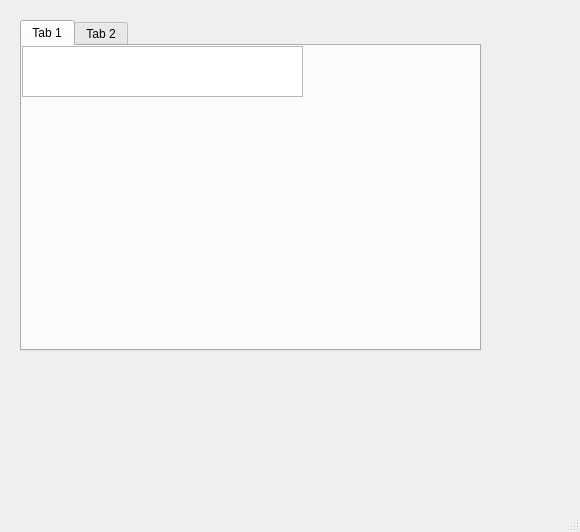
<?xml version="1.0" encoding="UTF-8"?>
<ui version="4.0">
 <class>SettingsWindow</class>
 <widget class="QMainWindow" name="SettingsWindow">
  <property name="geometry">
   <rect>
    <x>0</x>
    <y>0</y>
    <width>580</width>
    <height>532</height>
   </rect>
  </property>
  <property name="windowTitle">
   <string>SettingsWindow</string>
  </property>
  <widget class="QWidget" name="centralWidget">
   <widget class="QTabWidget" name="tabWidget">
    <property name="geometry">
     <rect>
      <x>20</x>
      <y>20</y>
      <width>461</width>
      <height>331</height>
     </rect>
    </property>
    <widget class="QWidget" name="tab">
     <attribute name="title">
      <string>Tab 1</string>
     </attribute>
     <widget class="QListWidget" name="listWidget">
      <property name="geometry">
       <rect>
        <x>0</x>
        <y>0</y>
        <width>281</width>
        <height>51</height>
       </rect>
      </property>
     </widget>
    </widget>
    <widget class="QWidget" name="tab_2">
     <attribute name="title">
      <string>Tab 2</string>
     </attribute>
    </widget>
   </widget>
  </widget>
  <widget class="QMenuBar" name="menuBar">
   <property name="geometry">
    <rect>
     <x>0</x>
     <y>0</y>
     <width>580</width>
     <height>21</height>
    </rect>
   </property>
  </widget>
  <widget class="QStatusBar" name="statusBar"/>
 </widget>
 <layoutdefault spacing="6" margin="11"/>
 <resources/>
 <connections/>
</ui>
